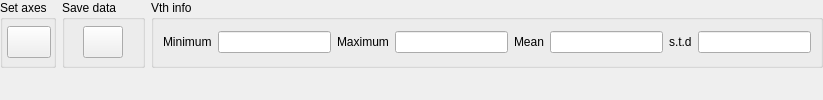
         <widget class="QWidget" name="widget_plot_Vth" native="true">
          <property name="sizePolicy">
           <sizepolicy hsizetype="Preferred" vsizetype="Preferred">
            <horstretch>0</horstretch>
            <verstretch>0</verstretch>
           </sizepolicy>
          </property>
          <property name="minimumSize">
           <size>
            <width>0</width>
            <height>0</height>
           </size>
          </property>
          <layout class="QGridLayout" name="gridLayout_13">
           <property name="leftMargin">
            <number>0</number>
           </property>
           <property name="topMargin">
            <number>0</number>
           </property>
           <property name="rightMargin">
            <number>0</number>
           </property>
           <property name="bottomMargin">
            <number>0</number>
           </property>
           <property name="spacing">
            <number>0</number>
           </property>
           <item row="0" column="0">
            <layout class="QHBoxLayout" name="horizontalLayout">
             <property name="spacing">
              <number>6</number>
             </property>
             <property name="sizeConstraint">
              <enum>QLayout::SetDefaultConstraint</enum>
             </property>
             <item>
              <widget class="QGroupBox" name="groupBox_set_axes_Vth">
               <property name="sizePolicy">
                <sizepolicy hsizetype="Preferred" vsizetype="Preferred">
                 <horstretch>1</horstretch>
                 <verstretch>0</verstretch>
                </sizepolicy>
               </property>
               <property name="minimumSize">
                <size>
                 <width>56</width>
                 <height>68</height>
                </size>
               </property>
               <property name="maximumSize">
                <size>
                 <width>16777215</width>
                 <height>16777215</height>
                </size>
               </property>
               <property name="title">
                <string>Set axes</string>
               </property>
               <layout class="QGridLayout" name="gridLayout_10">
                <property name="leftMargin">
                 <number>4</number>
                </property>
                <property name="topMargin">
                 <number>2</number>
                </property>
                <property name="rightMargin">
                 <number>4</number>
                </property>
                <property name="bottomMargin">
                 <number>2</number>
                </property>
                <property name="spacing">
                 <number>0</number>
                </property>
                <item row="0" column="0">
                 <widget class="QPushButton" name="pushButton_setplot_Vth">
                  <property name="sizePolicy">
                   <sizepolicy hsizetype="Preferred" vsizetype="Fixed">
                    <horstretch>0</horstretch>
                    <verstretch>0</verstretch>
                   </sizepolicy>
                  </property>
                  <property name="minimumSize">
                   <size>
                    <width>44</width>
                    <height>32</height>
                   </size>
                  </property>
                  <property name="maximumSize">
                   <size>
                    <width>40</width>
                    <height>32</height>
                   </size>
                  </property>
                  <property name="text">
                   <string/>
                  </property>
                  <property name="icon">
                   <iconset resource="../resources/apprcc.qrc">
                    <normaloff>:/set_setting_icon.png</normaloff>:/set_setting_icon.png</iconset>
                  </property>
                  <property name="iconSize">
                   <size>
                    <width>20</width>
                    <height>20</height>
                   </size>
                  </property>
                 </widget>
                </item>
               </layout>
              </widget>
             </item>
             <item>
              <widget class="QGroupBox" name="GroupBox_export_results">
               <property name="sizePolicy">
                <sizepolicy hsizetype="Preferred" vsizetype="Preferred">
                 <horstretch>1</horstretch>
                 <verstretch>0</verstretch>
                </sizepolicy>
               </property>
               <property name="maximumSize">
                <size>
                 <width>16777215</width>
                 <height>16777215</height>
                </size>
               </property>
               <property name="title">
                <string>Save data</string>
               </property>
               <layout class="QGridLayout" name="gridLayout_3">
                <property name="leftMargin">
                 <number>0</number>
                </property>
                <property name="topMargin">
                 <number>0</number>
                </property>
                <property name="rightMargin">
                 <number>0</number>
                </property>
                <property name="bottomMargin">
                 <number>0</number>
                </property>
                <item row="0" column="0">
                 <widget class="QPushButton" name="pushButton_save_data_Vth">
                  <property name="sizePolicy">
                   <sizepolicy hsizetype="Preferred" vsizetype="Fixed">
                    <horstretch>0</horstretch>
                    <verstretch>0</verstretch>
                   </sizepolicy>
                  </property>
                  <property name="minimumSize">
                   <size>
                    <width>0</width>
                    <height>0</height>
                   </size>
                  </property>
                  <property name="maximumSize">
                   <size>
                    <width>40</width>
                    <height>32</height>
                   </size>
                  </property>
                  <property name="text">
                   <string/>
                  </property>
                  <property name="icon">
                   <iconset resource="../resources/apprcc.qrc">
                    <normaloff>:/8678769_save_fill_data_icon.png</normaloff>:/8678769_save_fill_data_icon.png</iconset>
                  </property>
                  <property name="iconSize">
                   <size>
                    <width>24</width>
                    <height>24</height>
                   </size>
                  </property>
                 </widget>
                </item>
               </layout>
              </widget>
             </item>
             <item>
              <widget class="QGroupBox" name="groupBox_Vth">
               <property name="sizePolicy">
                <sizepolicy hsizetype="Expanding" vsizetype="Preferred">
                 <horstretch>20</horstretch>
                 <verstretch>0</verstretch>
                </sizepolicy>
               </property>
               <property name="title">
                <string>Vth info</string>
               </property>
               <layout class="QGridLayout" name="gridLayout_Vth">
                <property name="topMargin">
                 <number>2</number>
                </property>
                <property name="bottomMargin">
                 <number>2</number>
                </property>
                <property name="verticalSpacing">
                 <number>2</number>
                </property>
                <item row="0" column="1">
                 <widget class="QLineEdit" name="lineEdit_minimum_Vth">
                  <property name="readOnly">
                   <bool>true</bool>
                  </property>
                 </widget>
                </item>
                <item row="0" column="5">
                 <widget class="QLineEdit" name="lineEdit_mean_Vth">
                  <property name="readOnly">
                   <bool>true</bool>
                  </property>
                 </widget>
                </item>
                <item row="0" column="6">
                 <widget class="QLabel" name="label_SD_Vth">
                  <property name="text">
                   <string>s.t.d</string>
                  </property>
                 </widget>
                </item>
                <item row="0" column="0">
                 <widget class="QLabel" name="label_minimum_Vth">
                  <property name="text">
                   <string>Minimum</string>
                  </property>
                 </widget>
                </item>
                <item row="0" column="4">
                 <widget class="QLabel" name="label_mean_Vth">
                  <property name="text">
                   <string>Mean</string>
                  </property>
                 </widget>
                </item>
                <item row="0" column="3">
                 <widget class="QLineEdit" name="lineEdit_maximum_Vth">
                  <property name="readOnly">
                   <bool>true</bool>
                  </property>
                 </widget>
                </item>
                <item row="0" column="7">
                 <widget class="QLineEdit" name="lineEdit_SD_Vth">
                  <property name="readOnly">
                   <bool>true</bool>
                  </property>
                 </widget>
                </item>
                <item row="0" column="2">
                 <widget class="QLabel" name="label_maximum_Vth">
                  <property name="text">
                   <string>Maximum</string>
                  </property>
                 </widget>
                </item>
               </layout>
              </widget>
             </item>
            </layout>
           </item>
           <item row="1" column="0">
            <widget class="QWidget" name="widget_fig_Vth" native="true">
             <property name="sizePolicy">
              <sizepolicy hsizetype="Expanding" vsizetype="Expanding">
               <horstretch>0</horstretch>
               <verstretch>0</verstretch>
              </sizepolicy>
             </property>
            </widget>
           </item>
          </layout>
         </widget>
